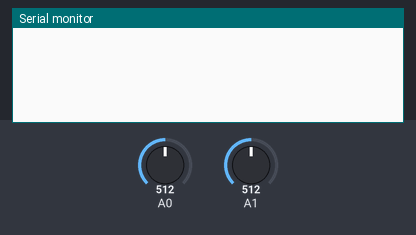
Bench run of a sketch on a simulated Arduino Uno, built with avr-gcc and run on an emulated ATmega328P. On the bench: the last lines printed to the serial monitor. Inputs (shaded band) come from the test bench; at power-on: A0 = 512, A1 = 512.

Above: at 1.2 s.
1.3 s: A0 set to 90
At 2.4 s:
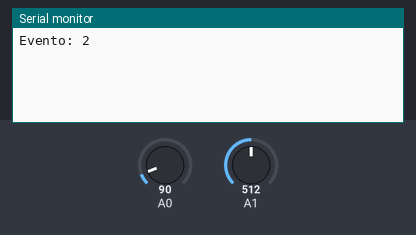
2.8 s: A1 set to 90
At 4.0 s:
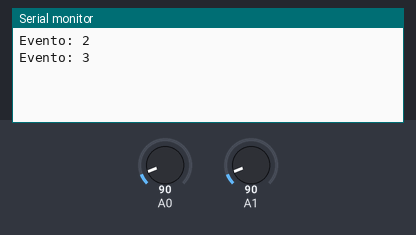
4.3 s: A0 set to 1010
At 5.0 s:
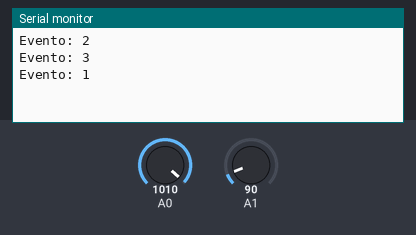
5.8 s: A1 set to 1010
At 6.9 s:
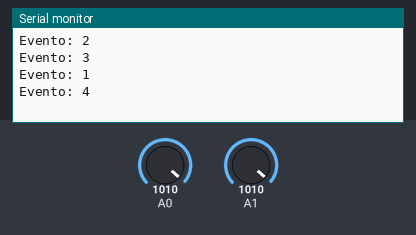
Timing chart, 0 to 8.3 s (numbered marks = the images above; inputs shaded):
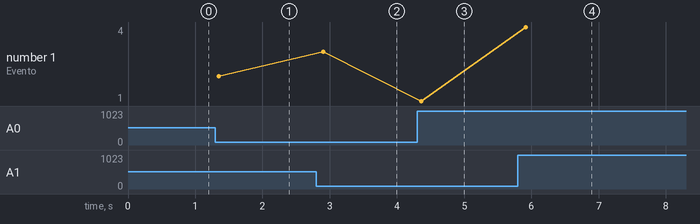

Measured:
- after the input at 1.3 s, the serial monitor: prints a new line after 0.05 s (image 1)
- after the input at 2.8 s, the serial monitor: prints a new line after 0.11 s (image 2)
- after the input at 4.3 s, the serial monitor: prints a new line after 0.06 s (image 3)
- after the input at 5.8 s, the serial monitor: prints a new line after 0.11 s (image 4)
- plotted number 1: 2 → 3 after the input at 2.8 s, 3 → 1 after the input at 4.3 s, 1 → 4 after the input at 5.8 s

The sketch:

joystick_read.ino
```cpp
// ==================================================================================================================================
//===================================== ALGORITMO LECTURA DE JOYSTICK ===============================================================
// ==================================================================================================================================

uint8_t axisY = 0;
uint8_t axisX = 1;
uint8_t sweepY = 0;
uint8_t sweepX = 0;

bool eventY(uint8_t readY){
  static uint16_t ant = 0;  // Declarar 'ant' como una variable estática para que no se setee a 0 en cada llamada a funcion event

  uint16_t act = analogRead(readY);
  delay(50);

  if ((ant != act) && (act >= 1000)) {
    ant = act;
    sweepY = 1;
    return true;
  }
  else if((ant != act) && (act <= 100)){
    ant = act;
    sweepY = 2;
    return true;
  }
  else {
    ant = act;
    return false;
  }
}

bool eventX(uint8_t readX){
  static uint16_t ant = 0;  // Declarar 'ant' como una variable estática para que no se setee a 0 en cada llamada a funcion event

  uint16_t act = analogRead(readX);
  delay(50);

  if ((ant != act) && (act >= 1000)) {
    ant = act;
    sweepX = 4;
    return true;
  }
  else if((ant != act) && (act <= 100)){
    ant = act;
    sweepX = 3;
    return true;
  }
  else {
    ant = act;
    return false;
  }
}
// ================================================================================================================================
// ==================================================================================================================================
// ==================================================================================================================================

void setup() {
  Serial.begin(9600);
}

void loop() {
  if (eventY(axisY)) {
    Serial.print("Evento: ");
    Serial.println(sweepY);
  }
  if(eventX(axisX)){
    Serial.print("Evento: ");
    Serial.println(sweepX);
  }
}
```
